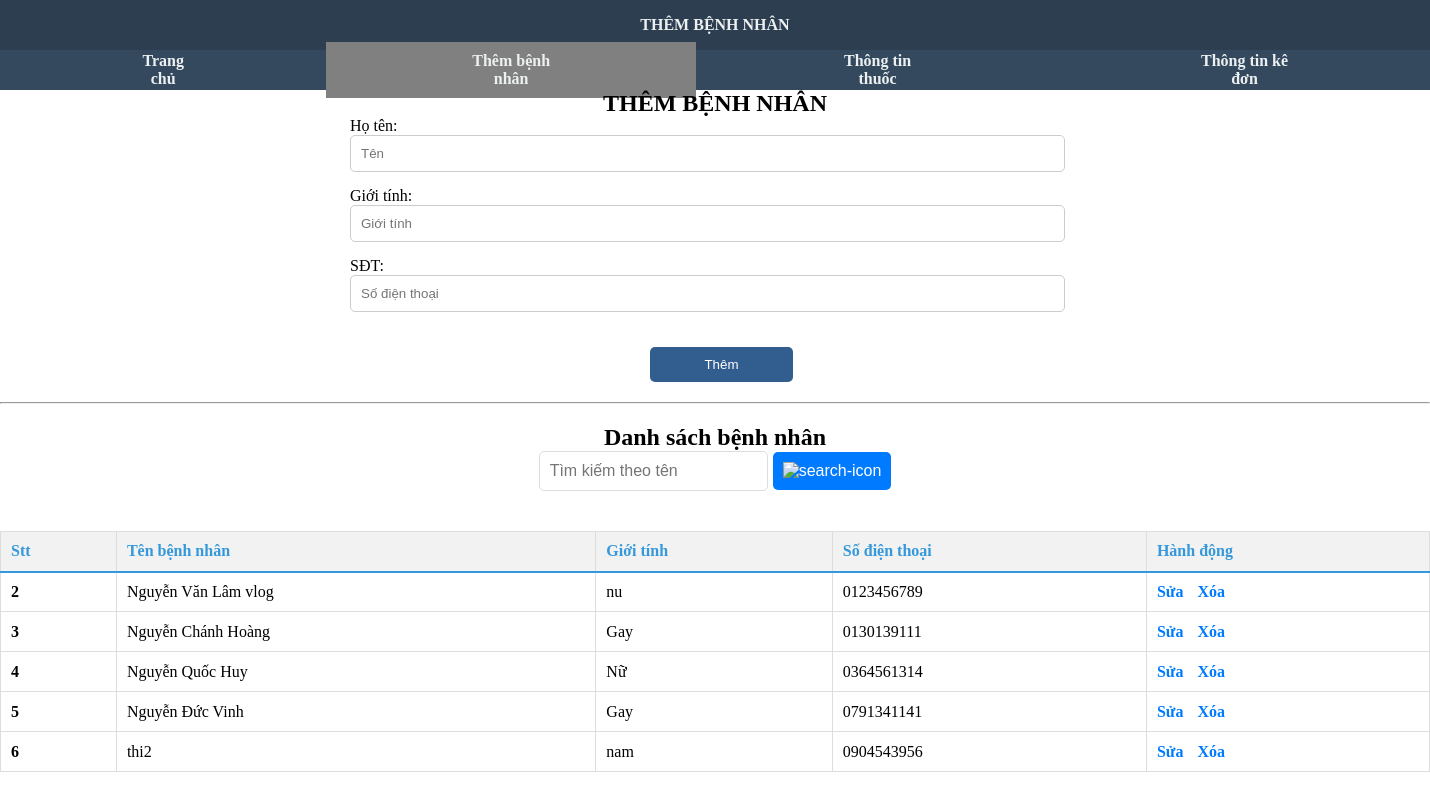
Before: /patient/new_patient.php with the older database file.
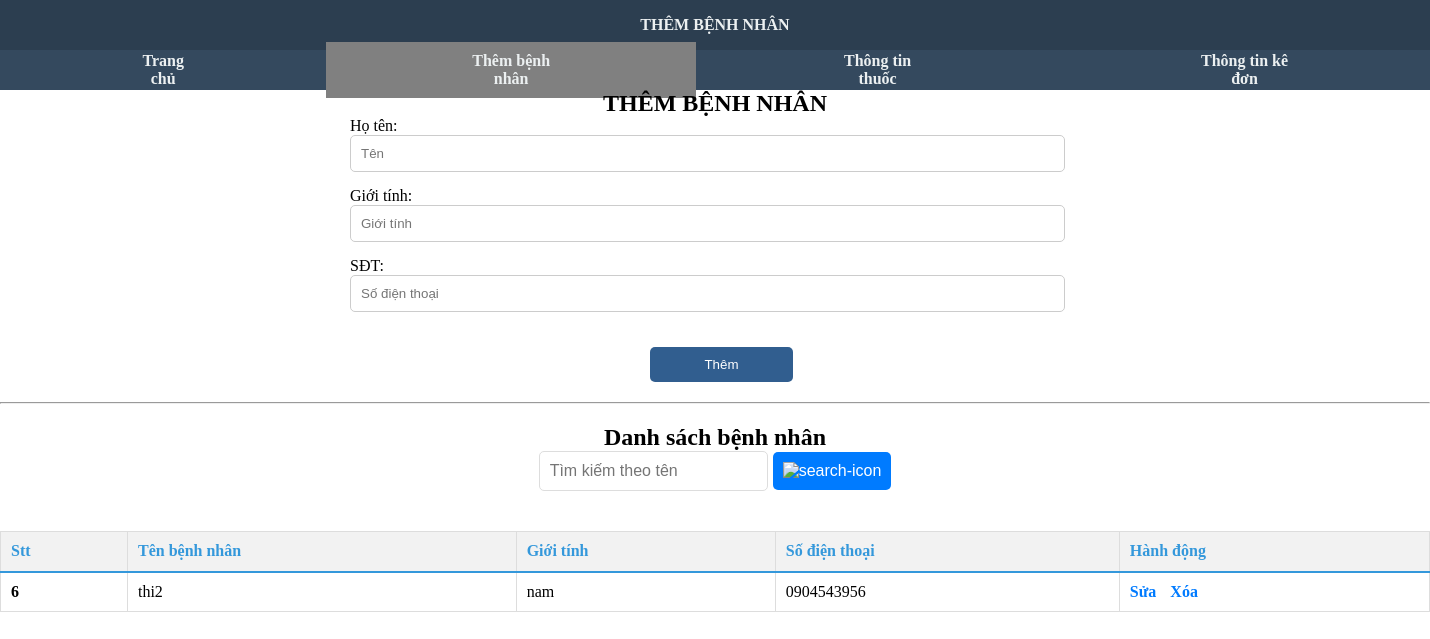
After: the same page with the newer database file.
### tables this page shows
CREATE TABLE `benhnhan` (
  `BenhNhanId` int(255) NOT NULL,
  `TenBenhNhan` varchar(40) NOT NULL,
  `gioitinh` char(3) NOT NULL,
  `phone` char(10) NOT NULL
);

### patient/new_patient.php (the view, shortened to what this page needs)
<?php
require_once '../connection/connect.php';
?>
<!DOCTYPE html>
<html lang="en">
<head>
  <link rel="stylesheet" href="../style_light.css">
</head>
<body>
  <header>
    <a href="../index.php">THÊM BỆNH NHÂN</a>
  </header>
  <nav>
    <div class="nav-left-content">
      <a href="../index.php">Trang chủ</a>
      <a href="./new_patient.php" style="background-color: gray;">Thêm bệnh nhân</a>
      <a href="../medicine/index.php">Thông tin thuốc</a>
      <a href="../prescription-detail/index.php">Thông tin kê đơn</a>
    </div>
  </nav>
  <div class="new-patient-form">
    <h2 style="text-align: center;">THÊM BỆNH NHÂN</h2>
    <form action="./process.php" method="post" class="form">
      <div class="f">
        <label for="name">Họ tên:</label>
        <input type="text" class="form-input" name="name" placeholder="Tên">
      </div>
      <div class="f">
        <label for="gender">Giới tính:</label>
        <input type="text" class="form-input" name="gender" placeholder="Giới tính">
      </div>
      <div class="f">
        <label for="phone">SĐT:</label>
        <input type="text" class="form-input" name="phone" placeholder="Số điện thoại">
      </div>
      <button type="submit" class="button-form">Thêm</button>
    </form>
  </div>
  <hr>
  <div class="content">
    <h2>Danh sách bệnh nhân</h2>
    <div class="searchForm">
      <form method="post" class="searchForm">
        <input type="text" class="searchBox-input" name="search" placeholder="Tìm kiếm theo tên">
        <button type="submit" class="searchBox-button">
          <img src="../img/search-icon.svg" alt="search-icon">
        </button>
      </form>
    </div>
    <table>
      <tr class="th">
        <th>Stt</th>
        <th>Tên bệnh nhân</th>
        <th>Giới tính</th>
        <th>Số điện thoại</th>
        <th>Hành động</th>
      </tr>
      <?php
      if (isset($_POST['form_type'])) {
        $check = true;
        $searchName = $_POST['search'];
        if ($check) {
          $sql = "SELECT * FROM benhnhan WHERE TenBenhNhan LIKE '%$searchName%'";
          $result = mysqli_query($conn, $sql);
          if ($result) {
            while ($row = mysqli_fetch_assoc($result)) {
              echo "<tr class='td'>";
              echo "<td><strong>" . $row['BenhNhanId'] . "</strong></td>";
              echo "<td>" . $row['TenBenhNhan'] . "</td>";
              echo "<td>" . $row['gioitinh'] . "</td>";
              echo "<td>" . $row['phone'] . "</td>";
              echo "<td><a href='./edit_patient.php?patientId=" . $row['BenhNhanId'] . "' class='a_sua'>Sửa</a>  <a href='./delete_patient.php?patientId=" . $row['BenhNhanId'] . "' class='a_xoa'>Xóa</a></td>";
              echo "</tr>";
            }
          } else {
            echo "<tr><td colspan='5'>Không có dữ liệu bạn đã nhập</td></tr>";
          }
        }
      } else {
        $sql = "SELECT * FROM benhnhan ORDER BY BenhNhanId";
        $result = mysqli_query($conn, $sql);
        if ($result) {
          if (mysqli_num_rows($result) > 0) {
            while ($row = mysqli_fetch_assoc($result)) {
              echo "<tr class='td'>";
              echo "<td><strong>" . $row['BenhNhanId'] . "</strong></td>";
              echo "<td>" . $row['TenBenhNhan'] . "</td>";
              echo "<td>" . $row['gioitinh'] . "</td>";
              echo "<td>" . $row['phone'] . "</td>";
              echo "<td><a href='./edit_patient.php?patientId=" . $row['BenhNhanId'] . "' class='a_sua'>Sửa</a>  <a href='./delete_patient.php?patientId=" . $row['BenhNhanId'] . "' class='a_xoa'>Xóa</a></td>";
              echo "</tr>";
            }
          } else {
            echo "<tr><td colspan='5'>Không có dữ liệu</td></tr>";
          }
        } else {
          echo "Lỗi truy vấn: " . mysqli_error($conn);
        }
      }
      ?>
    </table>
  </div>
</body>
</html>

Changed rows visible on the page:
removed benhnhan: BenhNhanId "2", TenBenhNhan "Nguyễn Văn Lâm vlog", gioitinh "nu", phone "0123456789"
removed benhnhan: BenhNhanId "3", TenBenhNhan "Nguyễn Chánh Hoàng", gioitinh "Gay", phone "0130139111"
removed benhnhan: BenhNhanId "4", TenBenhNhan "Nguyễn Quốc Huy", gioitinh "Nữ", phone "0364561314"
removed benhnhan: BenhNhanId "5", TenBenhNhan "Nguyễn Đức Vinh", gioitinh "Gay", phone "0791341141"
